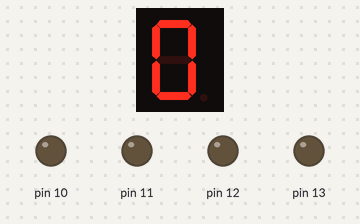
A sketch run on a simulated Arduino Uno, built with avr-gcc and run on an emulated ATmega328P. Parts: 1-digit seven-segment display, output pins drawn as LEDs (lit = HIGH). Wiring (inferred from the names in the program): 1-digit 7-segment display, segments lit when HIGH: segments pin 2, pin 3, pin 4, pin 5, pin 6, pin 7, pin 8, pin 9. The segment pins are drawn as the display they are named for; pins used as bus, display or sensor lines are not drawn.

Above: at 0.1 s.
At 0.6 s:
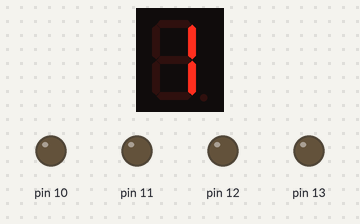
At 1.1 s:
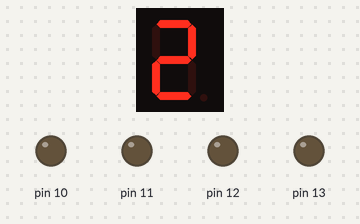
At 2.1 s:
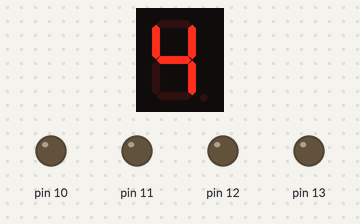
At 3.1 s:
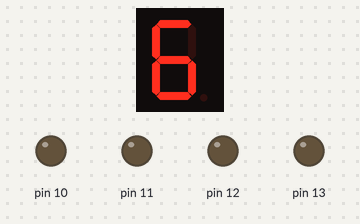
At 4.6 s:
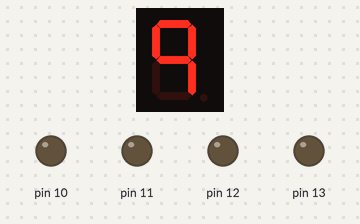

Measured:
- what the display in image 1 shows lasts 0.5 s, from 0.5 s to 1.0 s

The sketch:

project.ino
```cpp
int numbers[10] = { // on/off instructions to the segments, in form of DP-A (idk bitRead is wierd. I don't do C++)
  B00111111, // 0
  B00000110, // 1
  B01011011, // 2
  B01001111, // 3
  B01100110, // 4
  B01101101, // 5
  B01111101, // 6
  B00000111, // 7
  B01111111, // 8
  B01100111, // 9
};
int nothing = B00000000; // literally nothing

int segPins[8] = {2, 3, 4, 5, 6, 7, 8, 9}; // pins used in order of segments A-DP

void setup() {
  for (int i = 2; i <= 13; i++) { // segment pin initialization
    pinMode(i, 1); // output
  }

  for (int i = 0; i <= 9; i++) { // display the numbers 1-9 with a half second delay
    sendNumber(i);
    delay(500);
  }
}

void loop() {}

void sendNumber(int numb) { // display a number (in the form of a byte, see the numbers[] variable). For use with 1 digit 7 segment displays only
  int byte = numbers[numb];
  for (int i = 0; i <= 7; i++) {
    digitalWrite(segPins[i], bitRead(byte, i));
  }
}
```
